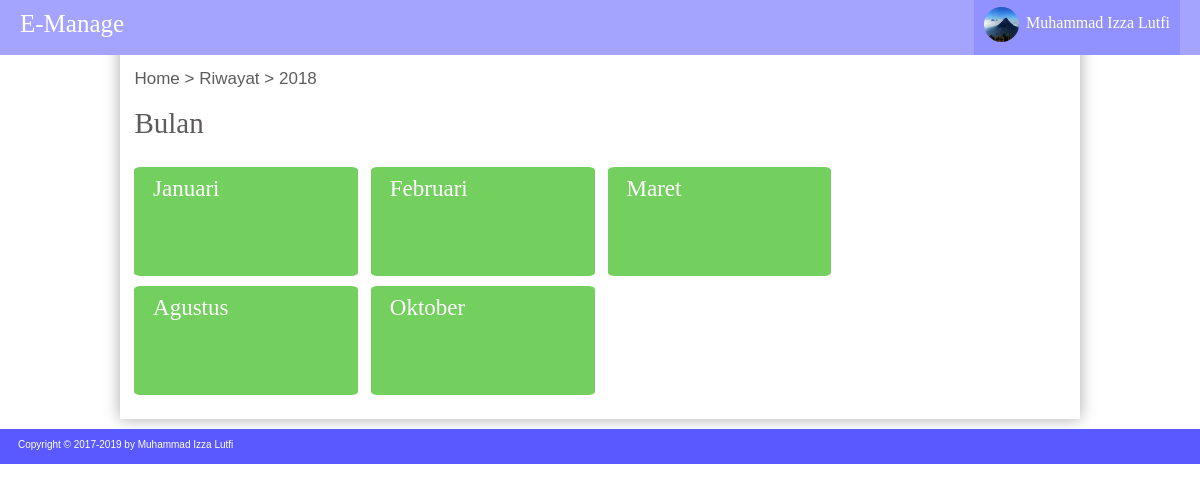
/home/index.php?menu=r_bulan&th=2018-01-01 (signed in), run on the app's committed database.
### tables this page shows
CREATE TABLE `user` (
  `id_user` int(10) NOT NULL,
  `nama` varchar(50) NOT NULL,
  `alamat` varchar(50) NOT NULL,
  `tgl_lahir` date NOT NULL,
  `foto` varchar(30) NOT NULL,
  `username` varchar(50) NOT NULL,
  `password` varchar(50) NOT NULL
);

CREATE TABLE `penarikan` (
  `id_penarikan` int(10) NOT NULL,
  `id_user` int(10) NOT NULL,
  `tanggal` date NOT NULL,
  `jumlah` int(10) NOT NULL
);

### home/page/r_bulan.php (the view, shortened to what this page needs)
<?php
	$tahun=date("Y", strtotime($_GET['th']));
	$idusr=$data['id_user'];
	$bulan=array(
		'01'=>'Januari','02'=>'Februari','03'=>'Maret','04'=>'April','05'=>'Mei','06'=>'Juni','07'=>'Juli','08'=>'Agustus','09'=>'September','10'=>'Oktober','11'=>'Novemeber','12'=>'Desember'
	);
 ?>
<!DOCTYPE html>
<html>
<head>
</head>
<body>
<div class="content-menu">
	<div class="content-menu1">
		<div class="menu-judul1">Home > Riwayat > <?=$tahun;?></div><br><br>
		<div class="ket">Bulan</div><br>
		<?php
			$qtahun=mysqli_query($koneksi,"SELECT * FROM penarikan WHERE YEAR(tanggal)='$tahun' AND id_user='$idusr' GROUP BY MONTH(tanggal)");
			while($dt=mysqli_fetch_array($qtahun)){
		 ?>
		 <a href="?menu=r_bulan_ini&bln=<?=$dt[tanggal];?>">
		 <div class="r-tahun">
		 	<?=$bulan[date("m", strtotime($dt['tanggal']))];?>
		 </div>
		</a>
		 <?php } ?>
	</div>
</div>
</body>
</html>

### home/index.php (shortened to what this page needs)
<?php
	include "../inc/koneksi.php";
	$user=$_SESSION['username'];
	$quser=mysqli_query($koneksi,"SELECT * FROM user WHERE username='$user'");
	$data=mysqli_fetch_array($quser);
 ?>
<!DOCTYPE html PUBLIC "-//W3C//DTD XHTML 1.0 Transitional//EN" "http://www.w3.org/TR/xhtml1/DTD/xhtml1-transitional.dtd">
<html xmlns="http://www.w3.org/1999/xhtml">
<head>
<link rel="stylesheet" type="text/css" href="../css/utama.css" />
<link rel="stylesheet" type="text/css" href="../css/profil.css">
<link rel="stylesheet" type="text/css" href="../css/saldo.css">
</head>
<body>
    <div class="header">
        <a href="index.php">
    	<div class="header-font">
        	E-Manage
        </div>
        </a>
        <div class="header-profil">
        	<div class="dropdown">
                <label for="checkbox_toggle"><img name="profile" src="../img/image/<?=$data['foto']?>" /><div class="profil-text"><?php echo $data['nama']; ?></div></label>
            </div>
        </div>
    </div>
    <div class="content">
    	<?php
    		switch ($_GET['menu']) {
                case "r_bulan":
                    include "page/r_bulan.php";
                    break;
    		}
    	 ?>
    </div>
    <div style="clear: both;">
    <div class="footer"><font face="Arial" color="#FFFFFF" size="-2" style="padding-left:1.5%;">Copyright &copy; 2017-<?=date('Y')?> by Muhammad Izza Lutfi</font></div>
</body>
</html>

### css/utama.css (style rules this page uses)
body { background:#FFF; padding:0; margin:0; }
.header { width:100%; height:55px; position: fixed; background:#A4A4FF; }
.header-font { font-family:Arial Narrow; font-size:25px; color:#FFF; float:left; padding:10px 0px 0px 20px; }
.header-profil { width:auto; height:55px; float:right; margin-right:20px; }
.dropdown { position:relative; display:inline-block; font-size:16px; color:#FFF; }
label { box-sizing:border-box; display: inline-block; width:100%; background:#9191FF; height:55px; cursor:pointer; padding:0px 10px 0px 10px; }
.profil-text { padding-top:14px; font-family:Arial Narrow; float:left; padding-left:7px; }
img[name="profile"] { border-radius:100%; width:35px; height:35px; margin-top:7px; float:left; }
.content { width:80%; padding-top: 50px; margin:0 auto; padding-bottom: 2%; background:#FFF; box-shadow: 0 0 15px #aaa; height:auto; margin-bottom: 10px; }
.footer { width:100%; height:25px; margin-bottom:0%; background:#5959FF; padding-top:10px; }
@media screen and (min-width: 769px) { .header { z-index: 99999; } }

### css/saldo.css (style rules this page uses)
.content-menu { width: 97%; height: auto; border: 0px solid rgba(233,233,233,0.7); margin:0 auto; }
.content-menu1 { margin-top: 2%; }
.menu-judul1 { font-family: Arial; font-size: 17px; color: #5E5B5B; display: inline-block; }
.ket { font-family: Arial Narrow; font-size: 29px; color: #5E5B5B; }
.r-tahun { width: 22%; height: 100px; background: #74D05E; border-radius: 3%; color: #fff; font-family: Verdana; font-size: 23px; padding-left: 2%; padding-top: 1%; display: inline-block; margin-right: 1%; margin-top: 1%; transition: all 150ms linear; }
a { text-decoration: none; }

### data on the page
user: foto (picture), nama "Muhammad Izza Lutfi"
penarikan: tanggal "Januari"
penarikan: tanggal "Februari"
penarikan: tanggal "Maret"
penarikan: tanggal "Agustus"
penarikan: tanggal "Oktober"

### other printed values
$tahun "2018"
